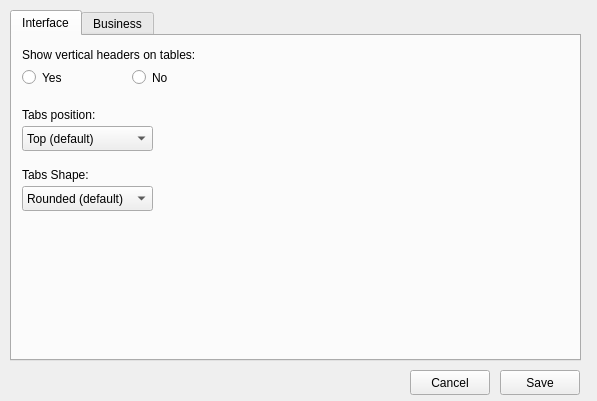
<?xml version="1.0" encoding="UTF-8"?>
<ui version="4.0">
 <class>settingsWin</class>
 <widget class="QDialog" name="settingsWin">
  <property name="geometry">
   <rect>
    <x>0</x>
    <y>0</y>
    <width>597</width>
    <height>401</height>
   </rect>
  </property>
  <property name="windowTitle">
   <string>settingsWin</string>
  </property>
  <widget class="QTabWidget" name="tabWidgetSettings">
   <property name="geometry">
    <rect>
     <x>10</x>
     <y>10</y>
     <width>571</width>
     <height>351</height>
    </rect>
   </property>
   <property name="styleSheet">
    <string notr="true"/>
   </property>
   <property name="tabPosition">
    <enum>QTabWidget::North</enum>
   </property>
   <property name="tabShape">
    <enum>QTabWidget::Rounded</enum>
   </property>
   <property name="currentIndex">
    <number>0</number>
   </property>
   <property name="elideMode">
    <enum>Qt::ElideNone</enum>
   </property>
   <property name="movable">
    <bool>true</bool>
   </property>
   <property name="tabBarAutoHide">
    <bool>false</bool>
   </property>
   <widget class="QWidget" name="interfaceTab">
    <attribute name="title">
     <string>Interface</string>
    </attribute>
    <widget class="QLabel" name="tabsPosLabel">
     <property name="geometry">
      <rect>
       <x>10</x>
       <y>70</y>
       <width>91</width>
       <height>17</height>
      </rect>
     </property>
     <property name="text">
      <string>Tabs position:</string>
     </property>
    </widget>
    <widget class="QComboBox" name="tabsPosCombo">
     <property name="geometry">
      <rect>
       <x>10</x>
       <y>90</y>
       <width>131</width>
       <height>25</height>
      </rect>
     </property>
     <item>
      <property name="text">
       <string>Top (default)</string>
      </property>
     </item>
     <item>
      <property name="text">
       <string>Bottom</string>
      </property>
     </item>
     <item>
      <property name="text">
       <string>Left</string>
      </property>
     </item>
     <item>
      <property name="text">
       <string>Right</string>
      </property>
     </item>
    </widget>
    <widget class="QLabel" name="tabsShapeLabel">
     <property name="geometry">
      <rect>
       <x>10</x>
       <y>130</y>
       <width>81</width>
       <height>17</height>
      </rect>
     </property>
     <property name="text">
      <string>Tabs Shape:</string>
     </property>
    </widget>
    <widget class="QComboBox" name="tabsShapeCombo">
     <property name="geometry">
      <rect>
       <x>10</x>
       <y>150</y>
       <width>131</width>
       <height>25</height>
      </rect>
     </property>
     <item>
      <property name="text">
       <string>Rounded (default)</string>
      </property>
     </item>
     <item>
      <property name="text">
       <string>Triangular</string>
      </property>
     </item>
    </widget>
    <widget class="QRadioButton" name="yesRadioBtn">
     <property name="geometry">
      <rect>
       <x>10</x>
       <y>30</y>
       <width>96</width>
       <height>23</height>
      </rect>
     </property>
     <property name="text">
      <string>Yes</string>
     </property>
    </widget>
    <widget class="QRadioButton" name="noRadioBtn">
     <property name="geometry">
      <rect>
       <x>120</x>
       <y>30</y>
       <width>96</width>
       <height>23</height>
      </rect>
     </property>
     <property name="text">
      <string>No</string>
     </property>
    </widget>
    <widget class="QLabel" name="label">
     <property name="geometry">
      <rect>
       <x>10</x>
       <y>10</y>
       <width>191</width>
       <height>17</height>
      </rect>
     </property>
     <property name="text">
      <string>Show vertical headers on tables:</string>
     </property>
    </widget>
   </widget>
   <widget class="QWidget" name="businessTab">
    <attribute name="title">
     <string>Business</string>
    </attribute>
    <widget class="QLineEdit" name="nameLineEdit">
     <property name="geometry">
      <rect>
       <x>10</x>
       <y>30</y>
       <width>241</width>
       <height>25</height>
      </rect>
     </property>
     <property name="placeholderText">
      <string>Acme Co</string>
     </property>
    </widget>
    <widget class="QPushButton" name="browseBtn">
     <property name="geometry">
      <rect>
       <x>330</x>
       <y>250</y>
       <width>80</width>
       <height>25</height>
      </rect>
     </property>
     <property name="focusPolicy">
      <enum>Qt::NoFocus</enum>
     </property>
     <property name="text">
      <string>Browse...</string>
     </property>
    </widget>
    <widget class="QLineEdit" name="phoneLineEdit">
     <property name="geometry">
      <rect>
       <x>10</x>
       <y>80</y>
       <width>241</width>
       <height>25</height>
      </rect>
     </property>
     <property name="placeholderText">
      <string>(123) 456-7890</string>
     </property>
    </widget>
    <widget class="QLineEdit" name="emailLineEdit">
     <property name="geometry">
      <rect>
       <x>10</x>
       <y>130</y>
       <width>241</width>
       <height>25</height>
      </rect>
     </property>
     <property name="placeholderText">
      <string>contact@acme.com</string>
     </property>
    </widget>
    <widget class="QLineEdit" name="addressLineEdit">
     <property name="geometry">
      <rect>
       <x>10</x>
       <y>180</y>
       <width>241</width>
       <height>25</height>
      </rect>
     </property>
     <property name="placeholderText">
      <string>99 Xyz Street</string>
     </property>
    </widget>
    <widget class="QLabel" name="nameLabel">
     <property name="geometry">
      <rect>
       <x>10</x>
       <y>10</y>
       <width>54</width>
       <height>17</height>
      </rect>
     </property>
     <property name="text">
      <string>Name:</string>
     </property>
    </widget>
    <widget class="QLabel" name="phoneLabel">
     <property name="geometry">
      <rect>
       <x>10</x>
       <y>60</y>
       <width>54</width>
       <height>17</height>
      </rect>
     </property>
     <property name="text">
      <string>Phone:</string>
     </property>
    </widget>
    <widget class="QLabel" name="emailLabel">
     <property name="geometry">
      <rect>
       <x>10</x>
       <y>110</y>
       <width>54</width>
       <height>17</height>
      </rect>
     </property>
     <property name="text">
      <string>E-mail:</string>
     </property>
    </widget>
    <widget class="QLabel" name="addressLabel">
     <property name="geometry">
      <rect>
       <x>10</x>
       <y>160</y>
       <width>54</width>
       <height>17</height>
      </rect>
     </property>
     <property name="text">
      <string>Address:</string>
     </property>
    </widget>
    <widget class="QLabel" name="logoLabel">
     <property name="geometry">
      <rect>
       <x>330</x>
       <y>10</y>
       <width>54</width>
       <height>17</height>
      </rect>
     </property>
     <property name="text">
      <string>Logo:</string>
     </property>
    </widget>
    <widget class="QLabel" name="businessLogo">
     <property name="geometry">
      <rect>
       <x>330</x>
       <y>40</y>
       <width>200</width>
       <height>200</height>
      </rect>
     </property>
     <property name="text">
      <string/>
     </property>
     <property name="textFormat">
      <enum>Qt::AutoText</enum>
     </property>
     <property name="scaledContents">
      <bool>true</bool>
     </property>
     <property name="alignment">
      <set>Qt::AlignCenter</set>
     </property>
     <property name="wordWrap">
      <bool>false</bool>
     </property>
     <property name="margin">
      <number>0</number>
     </property>
     <property name="indent">
      <number>-1</number>
     </property>
     <property name="openExternalLinks">
      <bool>false</bool>
     </property>
    </widget>
   </widget>
  </widget>
  <widget class="QPushButton" name="saveBtn">
   <property name="geometry">
    <rect>
     <x>500</x>
     <y>370</y>
     <width>80</width>
     <height>25</height>
    </rect>
   </property>
   <property name="focusPolicy">
    <enum>Qt::TabFocus</enum>
   </property>
   <property name="text">
    <string>Save</string>
   </property>
   <property name="icon">
    <iconset theme="document-save"/>
   </property>
   <property name="autoDefault">
    <bool>false</bool>
   </property>
  </widget>
  <widget class="QPushButton" name="cancelBtn">
   <property name="geometry">
    <rect>
     <x>410</x>
     <y>370</y>
     <width>80</width>
     <height>25</height>
    </rect>
   </property>
   <property name="focusPolicy">
    <enum>Qt::NoFocus</enum>
   </property>
   <property name="text">
    <string>Cancel</string>
   </property>
   <property name="icon">
    <iconset theme="edit-delete"/>
   </property>
  </widget>
 </widget>
 <tabstops>
  <tabstop>nameLineEdit</tabstop>
  <tabstop>phoneLineEdit</tabstop>
  <tabstop>emailLineEdit</tabstop>
  <tabstop>addressLineEdit</tabstop>
  <tabstop>saveBtn</tabstop>
  <tabstop>tabsShapeCombo</tabstop>
  <tabstop>yesRadioBtn</tabstop>
  <tabstop>tabWidgetSettings</tabstop>
  <tabstop>tabsPosCombo</tabstop>
  <tabstop>noRadioBtn</tabstop>
 </tabstops>
 <resources/>
 <connections>
  <connection>
   <sender>nameLineEdit</sender>
   <signal>returnPressed()</signal>
   <receiver>phoneLineEdit</receiver>
   <slot>setFocus()</slot>
   <hints>
    <hint type="sourcelabel">
     <x>96</x>
     <y>77</y>
    </hint>
    <hint type="destinationlabel">
     <x>117</x>
     <y>125</y>
    </hint>
   </hints>
  </connection>
  <connection>
   <sender>phoneLineEdit</sender>
   <signal>returnPressed()</signal>
   <receiver>emailLineEdit</receiver>
   <slot>setFocus()</slot>
   <hints>
    <hint type="sourcelabel">
     <x>154</x>
     <y>135</y>
    </hint>
    <hint type="destinationlabel">
     <x>162</x>
     <y>179</y>
    </hint>
   </hints>
  </connection>
  <connection>
   <sender>emailLineEdit</sender>
   <signal>returnPressed()</signal>
   <receiver>addressLineEdit</receiver>
   <slot>setFocus()</slot>
   <hints>
    <hint type="sourcelabel">
     <x>226</x>
     <y>192</y>
    </hint>
    <hint type="destinationlabel">
     <x>230</x>
     <y>223</y>
    </hint>
   </hints>
  </connection>
  <connection>
   <sender>addressLineEdit</sender>
   <signal>returnPressed()</signal>
   <receiver>saveBtn</receiver>
   <slot>click()</slot>
   <hints>
    <hint type="sourcelabel">
     <x>198</x>
     <y>239</y>
    </hint>
    <hint type="destinationlabel">
     <x>557</x>
     <y>380</y>
    </hint>
   </hints>
  </connection>
 </connections>
</ui>
